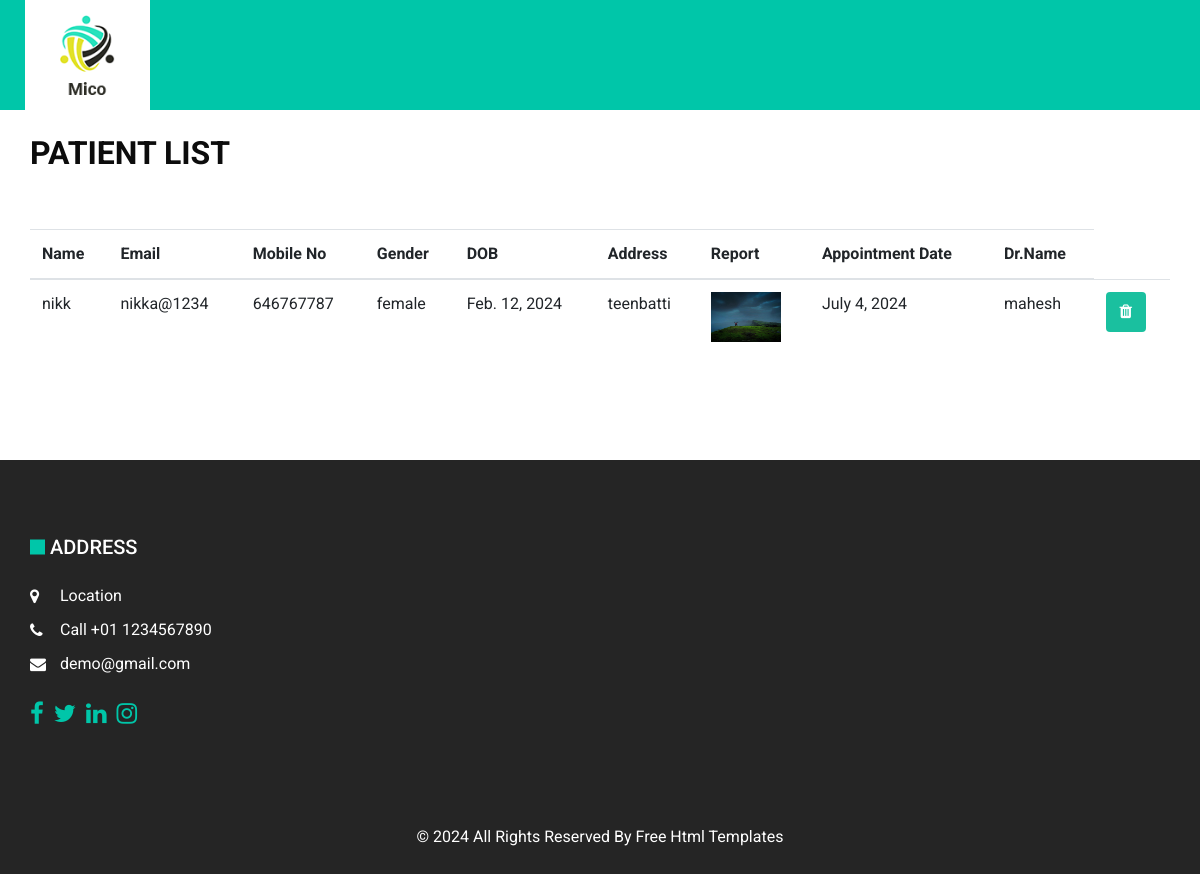
/patient_list/, run on the app's committed database.
### app/models.py (models this page shows, shortened)
class Appointment(models.Model):
    name = models.CharField(max_length=150)
    mobile_no = models.IntegerField()
    email = models.EmailField(max_length=150)
    gender =models.CharField(max_length=150)
    dob = models.DateField()
    ap_date = models.DateField()
    dr_name = models.ForeignKey(Doctor, on_delete=models.CASCADE)
    address = models.TextField()
    report = models.FileField(upload_to = 'patient', max_length=100)

class Doctor(models.Model):
    name = models.CharField(max_length=200)
    email = models.CharField(max_length=200)
    mobile_no = models.IntegerField()
    gender = models.CharField(max_length=200)
    dob = models.DateField()
    address = models.CharField(max_length=200)
    degree = models.CharField(max_length=200)
    experience = models.CharField(max_length=200)
    Specialization = models.CharField(max_length=200)
    image = models.FileField(upload_to='doctor', max_length=100)
    password = models.CharField(max_length=200)
    def __str__(self):
        return str(self.name)

### app/views.py (the view)
# urls.py: path("patient_list/",patient_list),
def patient_list(request):
    patient_obj = Appointment.objects.all()
    return render(request,"patient-list.html", {"patient_obj":patient_obj})

### app/templates/patient-list.html (shortened to what this page needs)
{% load static %}
<!DOCTYPE html>
<html>
<head>
  <link rel="stylesheet" type="text/css" href="{% static 'css/bootstrap.css' %}" />
  <link rel="stylesheet" type="text/css" href="https://cdnjs.cloudflare.com/ajax/libs/OwlCarousel2/2.3.4/assets/owl.carousel.min.css" />
  <link href="{% static 'css/font-awesome.min.css' %}" rel="stylesheet" />
  <link rel="stylesheet" href="https://cdnjs.cloudflare.com/ajax/libs/jquery-nice-select/1.1.0/css/nice-select.min.css" />
  <link rel="stylesheet" href="https://cdnjs.cloudflare.com/ajax/libs/bootstrap-datepicker/1.3.0/css/datepicker.css">
  <link rel="stylesheet" href="https://cdnjs.cloudflare.com/ajax/libs/font-awesome/4.7.0/css/font-awesome.min.css">
  <link href="{% static 'css/style.css' %}" rel="stylesheet" />
  <link href="{% static 'css/responsive.css' %}" rel="stylesheet" />
</head>
<body class="sub_page">
  <div class="hero_area">
    <header class="header_section">
      <div class="header_bottom">
        <div class="container-fluid">
          <nav class="navbar navbar-expand-lg custom_nav-container ">
            <a class="navbar-brand" href="index.html">
              <img src="{% static 'images/logo.png' %}" alt="">
            </a>
          </nav>
        </div>
      </div>
    </header>
  </div>
  <section class="contact_section layout_padding-bottom">
    <div class="container">
      <div class="heading_container">
        <br>
        <h2>
          Patient List
        </h2>
      </div>
      <table class="table caption-top">
        <thead>
          <tr>
            <th scope="col">Name</th>
            <th scope="col">Email</th>
            <th scope="col">Mobile No</th>
            <th scope="col">Gender</th>
            <th scope="col">DOB</th>
            <th scope="col">Address</th>
            <th scope="col">Report</th>
            <th scope="col">Appointment Date</th>
            <th scope="col">Dr.Name</th>
          </tr>
        </thead>
        <tbody>
          {% for p in patient_obj %}
          <tr>
            <td>{{p.name}}</td>
            <td>{{p.email}}</td>
            <td>{{p.mobile_no}}</td>
            <td>{{p.gender}}</td>
            <td>{{p.dob}}</td>
            <td>{{p.address}}</td>
            <td><img src="{{p.report.url}}" style="height:50px; width:70px"></td>
            <td>{{p.ap_date}}</td>
            <td>{{p.dr_name}}</td>
            <td>
              <a href="{% url 'delete_patient' p.id %}"><button class="btn"><i class="fa fa-trash"></i></button></a>
            </td>
          </tr>
          {% endfor %}
        </tbody>
      </table>
    </div>
  </section>
  <section class="info_section ">
    <div class="container">
      <div class="info_bottom layout_padding2">
        <div class="row info_main_row">
          <div class="col-md-6 col-lg-3">
            <h5>
              Address
            </h5>
            <div class="info_contact">
              <a href="">
                <i class="fa fa-map-marker" aria-hidden="true"></i>
                <span>
                  Location
                </span>
              </a>
              <a href="">
                <i class="fa fa-phone" aria-hidden="true"></i>
                <span>
                  Call +01 1234567890
                </span>
              </a>
              <a href="">
                <i class="fa fa-envelope"></i>
                <span>
                  demo@gmail.com
                </span>
              </a>
            </div>
            <div class="social_box">
              <a href="">
                <i class="fa fa-facebook" aria-hidden="true"></i>
              </a>
              <a href="">
                <i class="fa fa-twitter" aria-hidden="true"></i>
              </a>
              <a href="">
                <i class="fa fa-linkedin" aria-hidden="true"></i>
              </a>
              <a href="">
                <i class="fa fa-instagram" aria-hidden="true"></i>
              </a>
            </div>
          </div>
        </div>
      </div>
    </div>
  </section>
  <footer class="footer_section">
    <div class="container">
      <p>
        &copy; <span id="displayYear"></span> All Rights Reserved By
        <a href="https://html.design/">Free Html Templates</a>
      </p>
    </div>
  </footer>
</body>
</html>

### app/static/css/style.css (style rules this page uses)
body { font-family: 'Roboto', sans-serif; color: #0c0c0c; background-color: #ffffff; overflow-x: hidden; }
.layout_padding2 { padding: 75px 0; }
.layout_padding-bottom { padding-bottom: 90px; }
.heading_container { display: -webkit-box; display: -ms-flexbox; display: flex; -webkit-box-orient: vertical; -webkit-box-direction: normal; -ms-flex-direction: column; flex-direction: column; -webkit-box-align: start; -ms-flex-align: start; align-items: flex-start; }
.heading_container h2 { position: relative; font-weight: bold; }
a, a:hover, a:focus { text-decoration: none; }
.btn, .btn:focus { outline: none !important; -webkit-box-shadow: none; box-shadow: none; }
.hero_area { position: relative; }
.sub_page .hero_area { height: auto; }
.sub_page .header_section { margin-top: 0; }
.header_section .header_bottom { background-color: #00c6a9; }
.header_section .header_bottom .container-fluid { padding-right: 25px; padding-left: 25px; }
.navbar-brand { background-color: #ffffff; padding: 15px 35px; }
.navbar-brand img { width: 55px; }
.custom_nav-container { padding: 0; }
.contact_section { position: relative; }
.contact_section .heading_container { margin-bottom: 25px; }
.contact_section .heading_container h2 { text-transform: uppercase; }
.info_section { background-color: #252525; color: #ffffff; }
.info_section h5 { text-transform: uppercase; position: relative; padding-left: 20px; margin-bottom: 25px; }
.info_section h5:before { content: ""; position: absolute; top: 50%; left: 0; width: 15px; height: 15px; background-color: #00c6a9; -webkit-transform: translateY(-50%); transform: translateY(-50%); }
.info_section .info_contact a { display: -webkit-box; display: -ms-flexbox; display: flex; -webkit-box-align: center; -ms-flex-align: center; align-items: center; color: #ffffff; margin-bottom: 10px; }
.info_section .info_contact a i { margin-right: 5px; width: 25px; }
.info_section .social_box { width: 100%; display: -webkit-box; display: -ms-flexbox; display: flex; margin-top: 25px; }
.info_section .social_box a { display: -webkit-box; display: -ms-flexbox; display: flex; -webkit-box-pack: center; -ms-flex-pack: center; justify-content: center; -webkit-box-align: center; -ms-flex-align: center; align-items: center; color: #00c6a9; font-size: 24px; margin-right: 10px; }
.footer_section { position: relative; background-color: #252525; text-align: center; }
.footer_section p { color: #ffffff; padding: 25px 0; margin: 0; }
.footer_section p a { color: inherit; }

### app/static/css/responsive.css (style rules this page uses)
@media (min-width: 1200px) { .container { max-width: 1170px; } }
.btn { background-color: #1ac09f; border: none; color: white; padding: 8px 14px; font-size: 16px; cursor: pointer; }

### data on the page
Appointment: name "nikk", email "nikka@1234", mobile_no "646767787", gender "female", dob "Feb. 12, 2024", address "teenbatti", report (picture), ap_date "July 4, 2024", dr_name "mahesh"
